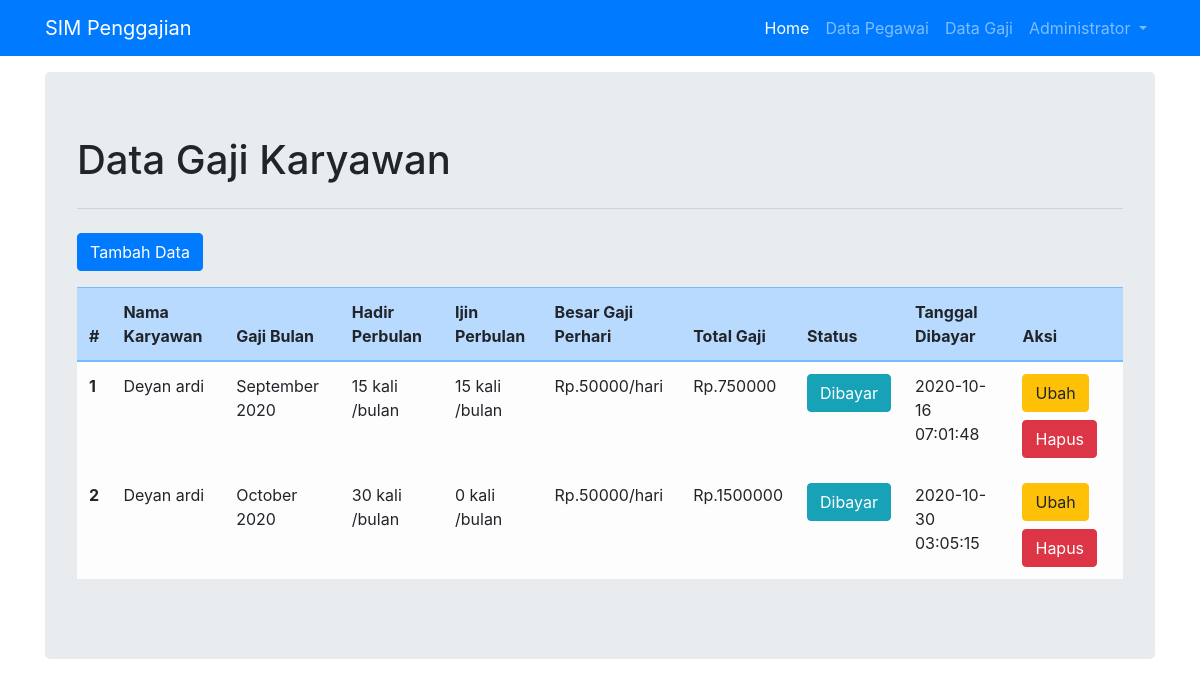
/public/user/data_gaji (signed in), run on the app's committed database.
### tables this page shows
CREATE TABLE `user` (
  `id` int(11) NOT NULL,
  `email` varchar(50) NOT NULL,
  `password` text NOT NULL,
  `foto_user` text DEFAULT NULL,
  `nama_user` text NOT NULL,
  `jabatan` int(1) NOT NULL DEFAULT 2,
  `alamat_asal` text NOT NULL,
  `active` int(1) NOT NULL DEFAULT 0,
  `create_at` datetime NOT NULL
);

CREATE TABLE `gaji_user` (
  `id` int(11) NOT NULL,
  `id_user` int(11) NOT NULL,
  `nama_bulan` varchar(50) NOT NULL,
  `jumlah_hadir` int(11) NOT NULL,
  `jumlah_ijin` int(11) NOT NULL,
  `besar_gaji` float NOT NULL,
  `total_gaji` float NOT NULL,
  `status` int(1) NOT NULL DEFAULT 0,
  `create_at` datetime DEFAULT NULL,
  `create_by` text NOT NULL
);

### app/core/Database.php (called while the page is built, shortened)
<?php
class Database
{
    private $host = DB_HOST;
    private $user = DB_USER;
    private $pass = DB_PASS;
    private $db_name = DB_NAME;
    private $dbh;
    private $stmt;
    public function __construct()
    {
        $dsn = 'mysql:host=' . $this->host . ';dbname=' . $this->db_name;
        $option = [
            PDO::ATTR_PERSISTENT => true,
            PDO::ATTR_ERRMODE => PDO::ERRMODE_EXCEPTION
        ];
        try {
            $this->dbh = new PDO($dsn,  $this->user, $this->pass, $option);
        } catch (PDOException $e) {
            die($e->getMessage());
        }
    }
    public function query($query)
    {
        $this->stmt = $this->dbh->prepare($query);
    }
    public function bind($param, $value, $type = null)
    {
        if (is_null($type)) {
            switch (true) {
                default:
                    $type = PDO::PARAM_STR;
            }
        }
        $this->stmt->bindValue($param, $value, $type);
    }
    public function execute()
    {
        $this->stmt->execute();
    }
    public function resulSet()
    {
        $this->execute();
        return $this->stmt->fetchAll(PDO::FETCH_ASSOC);
    }
}

### app/core/Controller.php (called while the page is built, shortened)
<?php
  class Controller
  {
      public function view($view, $data = [])
      {
          require_once '../app/views/' . $view . '.php';
      }
      public function model($model)
      {
          return new $model;
      }
  }

### app/models/User_model.php (called while the page is built, shortened)
<?php
class User_model
{
    private $db;
    public function __construct()
    {
        $this->db = new Database;
    }
    public function getUserWhere($data)
    {
        $this->db->query('SELECT*FROM user WHERE id=:id');
        $this->db->bind('id', $data);
        return $this->db->resulSet();
    }
    public function getAllGaji()
    {
        $this->db->query('SELECT gaji_user.*, user.nama_user FROM gaji_user INNER JOIN user ON user.id=gaji_user.id_user');
        return $this->db->resulSet();
    }
}

### app/core/App.php (called while the page is built, shortened)
<?php
class App
{
    protected $method = 'index';
    protected $params = [];
    public function __construct()
    {
        $url = $this->parseURL();
        if (file_exists('../app/controllers/' . ucfirst($url[0]) . '.php')) {
            unset($url[0]);
        } else {
            header('Location:' . BASEURL . '/user');
            exit;
        }
        $this->controller = new $this->controller;
        if (isset($url[1])) {
            if (method_exists($this->controller, $url[1])) {
                $this->method = $url[1];
            }
        }
        call_user_func_array([$this->controller, $this->method], $this->params);
    }
    public function parseURL()
    {
        if (isset($_GET['url'])) {
            $url = rtrim($_GET['url'], '/');
            $url = filter_var($url, FILTER_SANITIZE_URL);
            $url = explode('/', $url);
            return $url;
        }
    }
}

### public/index.php (called while the page is built, shortened)
<?php
$app = new App;
exit;

### app/views/page/gaji.php (the view, shortened to what this page needs)
<div class="container mt-3">
    <div class="jumbotron ">
        <h1 class="display-5">Data Gaji Karyawan</h1>
        <hr class="my-4">
        <a href="<?= BASEURL ?>/user/tambah_gaji"><button class="btn btn-primary mb-3">Tambah
                Data</button></a>
        <div class="table-responsive">
            <table class="table table-primary">
                <thead>
                    <tr>
                        <th scope="col">#</th>
                        <th scope="col">Nama Karyawan</th>
                        <th scope="col">Gaji Bulan</th>
                        <th scope="col">Hadir Perbulan</th>
                        <th scope="col">Ijin Perbulan</th>
                        <th scope="col">Besar Gaji Perhari</th>
                        <th scope="col">Total Gaji</th>
                        <th scope="col">Status</th>
                        <th scope="col">Tanggal Dibayar</th>
                        <th scope="col">Aksi</th>
                    </tr>
                </thead>
                <tbody class="table-light">
                    <?php
                    $i = 1;
                    foreach ($data['gaji'] as $data) { ?>
                    <tr>
                        <th scope="row"><?= $i++ ?></th>
                        <td><?= ucfirst($data['nama_user']) ?></td>
                        <td><?= $data['nama_bulan'] ?></td>
                        <td><?= $data['jumlah_hadir'] ?> kali /bulan</td>
                        <td><?= $data['jumlah_ijin'] ?> kali /bulan</td>
                        <td>Rp.<?= $data['besar_gaji'] ?>/hari</td>
                        <td>Rp.<?= $data['total_gaji'] ?></td>
                        <td>
                            <?php if ($data['status'] == 1) { ?>
                            <a href="#"><button class="btn btn-info">Dibayar</button></a>
                            <?php } else { ?>
                            <a href="<?= BASEURL ?>/user/set_bayar/<?= $data['id'] ?>"><button
                                    class="btn btn-secondary">Pending</button></a>
                            <?php } ?>
                        </td>
                        <td>
                            <?php if (!empty($data['create_at'])) { ?>
                            <?= $data['create_at'] ?>
                            <?php  } else { ?>
                            Belum Dibayar
                            <?php } ?>
                        </td>
                        <td> <?php if ($data['status'] == 1) { ?>
                            <a href="#"><button class="btn btn-warning">Ubah</button></a>
                            <a href="#"><button class="btn btn-danger mt-2">Hapus</button></a>
                            <?php } ?>
                        </td>
                    </tr>
                    <?php } ?>
                </tbody>
            </table>
        </div>
    </div>
</div>

### app/controllers/User.php (shortened to what this page needs)
<?php
class User extends Controller
{
    public function data_gaji()
    {
        if (!isset($_SESSION['login'])) {
            header('Location:' . BASEURL . '/user');
            exit;
        } else {
            $session = $this->model('User_model')->getUserWhere($_SESSION['username']);
            if ($session[0]['active'] != 1 || $session[0]['jabatan'] != 1) {
                header('Location:' . BASEURL . '/user/logout');
                exit;
            } else {
                $data['user'] = $session;
                $data['gaji'] = $this->model('User_model')->getAllGaji();
                $data['title'] = "Data Pegawai";
                $this->view('master/header', $data);
                $this->view('page/gaji', $data);
                $this->view('master/footer', $data);
            }
        }
    }
}

### app/views/master/header.php (shortened to what this page needs)
<!doctype html>
<html lang="en">
<head>
    <link rel="stylesheet" href="https://cdn.jsdelivr.net/npm/bootstrap@4.5.3/dist/css/bootstrap.min.css"
>
</head>
<body>
    <section id="header">
        <nav class="navbar navbar-expand-lg navbar-dark bg-primary">
            <div class="container">
                <a class="navbar-brand" href="#">SIM Penggajian</a>
                <div class="collapse navbar-collapse justify-content-end" id="navbarNavAltMarkup">
                    <div class="navbar-nav">
                        <a class="nav-link active" href="<?= BASEURL ?>">Home <span class="sr-only">(current)</span></a>
                        <?php if ($data['user'][0]['jabatan'] == "1") { ?>
                        <a class="nav-link " href="<?= BASEURL ?>/user/pegawai">Data Pegawai</a>
                        <a class="nav-link " href="<?= BASEURL ?>/user/data_gaji">Data Gaji</a>
                        <?php } else { ?>
                        <a class="nav-link " href="<?= BASEURL ?>/user/data_gaji_user">Detail Gaji</a>
                        <?php } ?>
                        <li class=" nav-item dropdown">
                            <a class="nav-link dropdown-toggle" href="#" id="navbarDropdown" role="button"
                                data-toggle="dropdown" aria-haspopup="true" aria-expanded="false">
                                <?= ucfirst($data['user'][0]['nama_user']) ?>
                            </a>
                        </li>
                    </div>
                </div>
            </div>
        </nav>
    </section>

### app/views/master/footer.php (shortened to what this page needs)
</body>
</html>

### data on the page
user: nama_user "Administrator"
gaji_user: id_user.nama_user "Deyan ardi", nama_bulan "September 2020", jumlah_hadir "15", jumlah_ijin "15", besar_gaji "50000", total_gaji "750000", status "Dibayar", create_at "2020-10-16 07:01:48"
gaji_user: id_user.nama_user "Deyan ardi", nama_bulan "October 2020", jumlah_hadir "30", jumlah_ijin "0", besar_gaji "50000", total_gaji "1500000", status "Dibayar", create_at "2020-10-30 03:05:15"
